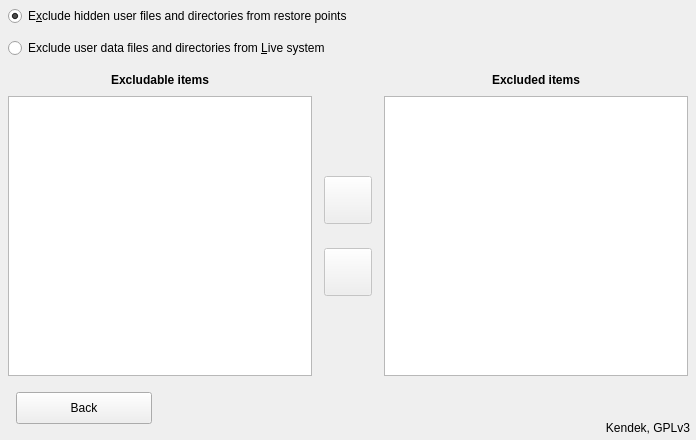
     <widget class="QWidget" name="excludepanel" native="true">
      <property name="geometry">
       <rect>
        <x>1</x>
        <y>2664</y>
        <width>696</width>
        <height>440</height>
       </rect>
      </property>
      <property name="autoFillBackground">
       <bool>true</bool>
      </property>
      <widget class="QRadioButton" name="pointexclude">
       <property name="geometry">
        <rect>
         <x>8</x>
         <y>6</y>
         <width>440</width>
         <height>20</height>
        </rect>
       </property>
       <property name="cursor">
        <cursorShape>PointingHandCursor</cursorShape>
       </property>
       <property name="focusPolicy">
        <enum>Qt::NoFocus</enum>
       </property>
       <property name="text">
        <string>E&amp;xclude hidden user files and directories from restore points</string>
       </property>
       <property name="checked">
        <bool>true</bool>
       </property>
      </widget>
      <widget class="QRadioButton" name="liveexclude">
       <property name="geometry">
        <rect>
         <x>8</x>
         <y>38</y>
         <width>406</width>
         <height>20</height>
        </rect>
       </property>
       <property name="cursor">
        <cursorShape>PointingHandCursor</cursorShape>
       </property>
       <property name="focusPolicy">
        <enum>Qt::NoFocus</enum>
       </property>
       <property name="text">
        <string>Exclude user data files and directories from &amp;Live system</string>
       </property>
      </widget>
      <widget class="QLabel" name="excludeitemstext">
       <property name="geometry">
        <rect>
         <x>8</x>
         <y>64</y>
         <width>304</width>
         <height>32</height>
        </rect>
       </property>
       <property name="font">
        <font>
         <weight>75</weight>
         <bold>true</bold>
        </font>
       </property>
       <property name="text">
        <string>Excludable items</string>
       </property>
       <property name="alignment">
        <set>Qt::AlignCenter</set>
       </property>
      </widget>
      <widget class="QLabel" name="excludedtext">
       <property name="geometry">
        <rect>
         <x>384</x>
         <y>64</y>
         <width>304</width>
         <height>32</height>
        </rect>
       </property>
       <property name="font">
        <font>
         <weight>75</weight>
         <bold>true</bold>
        </font>
       </property>
       <property name="text">
        <string>Excluded items</string>
       </property>
       <property name="alignment">
        <set>Qt::AlignCenter</set>
       </property>
      </widget>
      <widget class="QPushButton" name="excluderemoveitem">
       <property name="enabled">
        <bool>false</bool>
       </property>
       <property name="geometry">
        <rect>
         <x>324</x>
         <y>248</y>
         <width>48</width>
         <height>48</height>
        </rect>
       </property>
       <property name="cursor">
        <cursorShape>PointingHandCursor</cursorShape>
       </property>
       <property name="focusPolicy">
        <enum>Qt::NoFocus</enum>
       </property>
       <property name="toolTip">
        <string>Remove item from the exclusion list</string>
       </property>
       <property name="icon">
        <iconset resource="pictures.qrc">
         <normaloff>:/pictures/leftarrow.png</normaloff>:/pictures/leftarrow.png</iconset>
       </property>
       <property name="iconSize">
        <size>
         <width>24</width>
         <height>22</height>
        </size>
       </property>
      </widget>
      <widget class="QPushButton" name="excludeadditem">
       <property name="enabled">
        <bool>false</bool>
       </property>
       <property name="geometry">
        <rect>
         <x>324</x>
         <y>176</y>
         <width>48</width>
         <height>48</height>
        </rect>
       </property>
       <property name="cursor">
        <cursorShape>PointingHandCursor</cursorShape>
       </property>
       <property name="focusPolicy">
        <enum>Qt::NoFocus</enum>
       </property>
       <property name="toolTip">
        <string>Add item to the exclusion list</string>
       </property>
       <property name="icon">
        <iconset resource="pictures.qrc">
         <normaloff>:/pictures/rightarrow.png</normaloff>:/pictures/rightarrow.png</iconset>
       </property>
       <property name="iconSize">
        <size>
         <width>24</width>
         <height>22</height>
        </size>
       </property>
      </widget>
      <widget class="QLabel" name="excludekendektext">
       <property name="geometry">
        <rect>
         <x>390</x>
         <y>416</y>
         <width>300</width>
         <height>24</height>
        </rect>
       </property>
       <property name="text">
        <string notr="true">Kendek, GPLv3</string>
       </property>
       <property name="alignment">
        <set>Qt::AlignRight|Qt::AlignTrailing|Qt::AlignVCenter</set>
       </property>
      </widget>
      <widget class="QPushButton" name="excludeback">
       <property name="geometry">
        <rect>
         <x>16</x>
         <y>392</y>
         <width>136</width>
         <height>32</height>
        </rect>
       </property>
       <property name="cursor">
        <cursorShape>PointingHandCursor</cursorShape>
       </property>
       <property name="text">
        <string>Back</string>
       </property>
       <property name="icon">
        <iconset resource="pictures.qrc">
         <normaloff>:/pictures/back.png</normaloff>:/pictures/back.png</iconset>
       </property>
       <property name="iconSize">
        <size>
         <width>13</width>
         <height>13</height>
        </size>
       </property>
      </widget>
      <widget class="QTreeWidget" name="excludeitemslist">
       <property name="geometry">
        <rect>
         <x>8</x>
         <y>96</y>
         <width>304</width>
         <height>280</height>
        </rect>
       </property>
       <property name="focusPolicy">
        <enum>Qt::ClickFocus</enum>
       </property>
       <property name="editTriggers">
        <set>QAbstractItemView::NoEditTriggers</set>
       </property>
       <property name="showDropIndicator" stdset="0">
        <bool>false</bool>
       </property>
       <property name="selectionBehavior">
        <enum>QAbstractItemView::SelectItems</enum>
       </property>
       <property name="headerHidden">
        <bool>true</bool>
       </property>
       <column>
        <property name="text">
         <string notr="true">1</string>
        </property>
       </column>
      </widget>
      <widget class="QListWidget" name="excludedlist">
       <property name="geometry">
        <rect>
         <x>384</x>
         <y>96</y>
         <width>304</width>
         <height>280</height>
        </rect>
       </property>
       <property name="focusPolicy">
        <enum>Qt::ClickFocus</enum>
       </property>
       <property name="editTriggers">
        <set>QAbstractItemView::NoEditTriggers</set>
       </property>
       <property name="showDropIndicator" stdset="0">
        <bool>false</bool>
       </property>
       <property name="sortingEnabled">
        <bool>true</bool>
       </property>
      </widget>
      <widget class="lblevent" name="excluderesize">
       <property name="geometry">
        <rect>
         <x>686</x>
         <y>430</y>
         <width>10</width>
         <height>10</height>
        </rect>
       </property>
       <property name="cursor">
        <cursorShape>PointingHandCursor</cursorShape>
       </property>
       <property name="pixmap">
        <pixmap resource="pictures.qrc">:/pictures/resize.png</pixmap>
       </property>
       <property name="scaledContents">
        <bool>true</bool>
       </property>
       <property name="alignment">
        <set>Qt::AlignCenter</set>
       </property>
      </widget>
      <widget class="QWidget" name="excludecover" native="true">
       <property name="geometry">
        <rect>
         <x>5</x>
         <y>5</y>
         <width>686</width>
         <height>430</height>
        </rect>
       </property>
      </widget>
     </widget>
